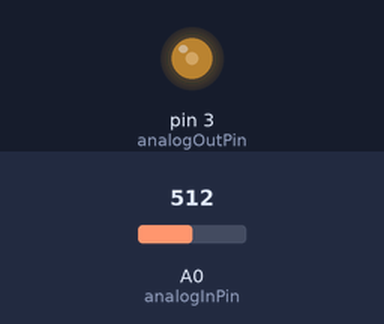
Bench run of a sketch on a simulated Arduino Uno, built with avr-gcc and run on an emulated ATmega328P. On the bench: output pins drawn as LEDs (lit = HIGH). The inputs (shaded band) are chosen by the test bench; at power-on: A0 (analogInPin) = 512. What the sketch prints to the serial monitor is not drawn.

Above: at 0.1 s.
Timing chart, 0 to 1.6 s (numbered marks = the images above):
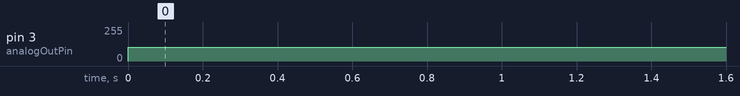

Measured:
- by itself, pin 3 (analogOutPin): 0/255 → 103/255 at 0.00 s

The sketch:

AnalogInOutSerial.ino
```cpp
const int analogInPin  = A0;  // Analog input pin that the potentiometer is attached to
const int analogOutPin = 3;

double res = 1024.0;
double volt = 5.0;

int sensorValue = 0;        // value read from the pot

void setup() {
  // initialize serial communications at 9600 bps:
  Serial.begin(9600);
  pinMode(analogOutPin, OUTPUT);
  //pinMode(analogInPin, INPUT);
  //analogWrite(analogOutPin, 51);
}

void loop() {
  // analogReadResolution(12);
  // read the analog in value:
  analogWrite(analogOutPin, 103);

  delay(100);

  sensorValue = analogRead(analogInPin);

  Serial.print("ADC = ");
  Serial.print(sensorValue);

  Serial.print("\tVolt = ");
  Serial.print(sensorValue/res*volt);

  Serial.print("\tflux = ");
  Serial.println(sensorValue/res*volt/1.6);

  delay(100);
}
```
